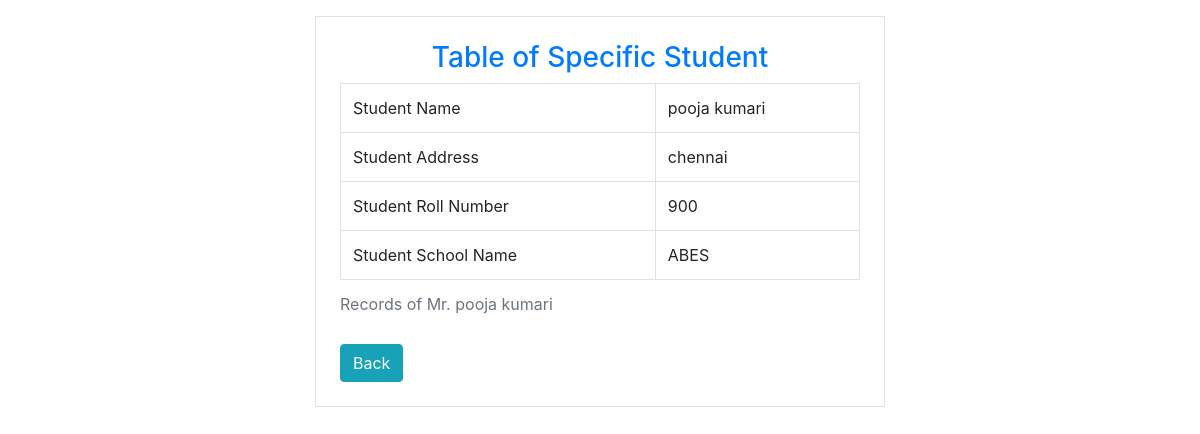
/stu/8, run on the app's committed database.
### poll/models.py (models this page shows)
class StudentModel(models.Model):
    name = models.CharField(max_length=20)
    address = models.CharField(max_length=20)
    roll = models.IntegerField()
    school_Name = models.CharField(max_length=20)

### poll/views.py (the view)
# urls.py: path('stu/<int:id>', views.get_student, name="student-data"),
def get_student(request, id):
    try:
        dt = StudentModel.objects.get(pk = id)
    except StudentModel.DoesNotExist as err:
        a = """<a href="/">Home</a>"""
        return HttpResponse(f"{err} <br> <br> Back to {a}")
    return render(request, 'student.html', {'stu' : dt})

### poll/templates/student.html (shortened to what this page needs)
<!DOCTYPE html>
<html lang="en">
<head>
    <link rel="stylesheet" href="https://cdn.jsdelivr.net/npm/bootstrap@4.0.0/dist/css/bootstrap.min.css">
</head>
<body>
    <div class="container">
        <div class="row">
            <div class="col-6 offset-3 border border-2 p-4 mt-3">
                <h3 class="text text-center text-primary">Table of Specific Student</h3>
                <table class="table table-bordered table-lg">
                    <caption>Records of Mr. {{stu.name}}</caption>
                    <tr>
                        <td>Student Name</td>
                        <td>{{stu.name}}</td>
                    </tr>
                    <tr>
                        <td>Student Address</td>
                        <td>{{stu.address}}</td>
                    </tr>
                    <tr>
                        <td>Student Roll Number</td>
                        <td>{{stu.roll}}</td>
                    </tr>
                    <tr>
                        <td>Student School Name</td>
                        <td>{{stu.school_Name}}</td>
                    </tr>
                </table>
                <a class="btn btn-info" href="{% url "home-view" %}">Back</a>
            </div>
        </div>
    </div>
</body>
</html>

### data on the page
StudentModel: name "pooja kumari", address "chennai", roll "900", school_Name "ABES"
